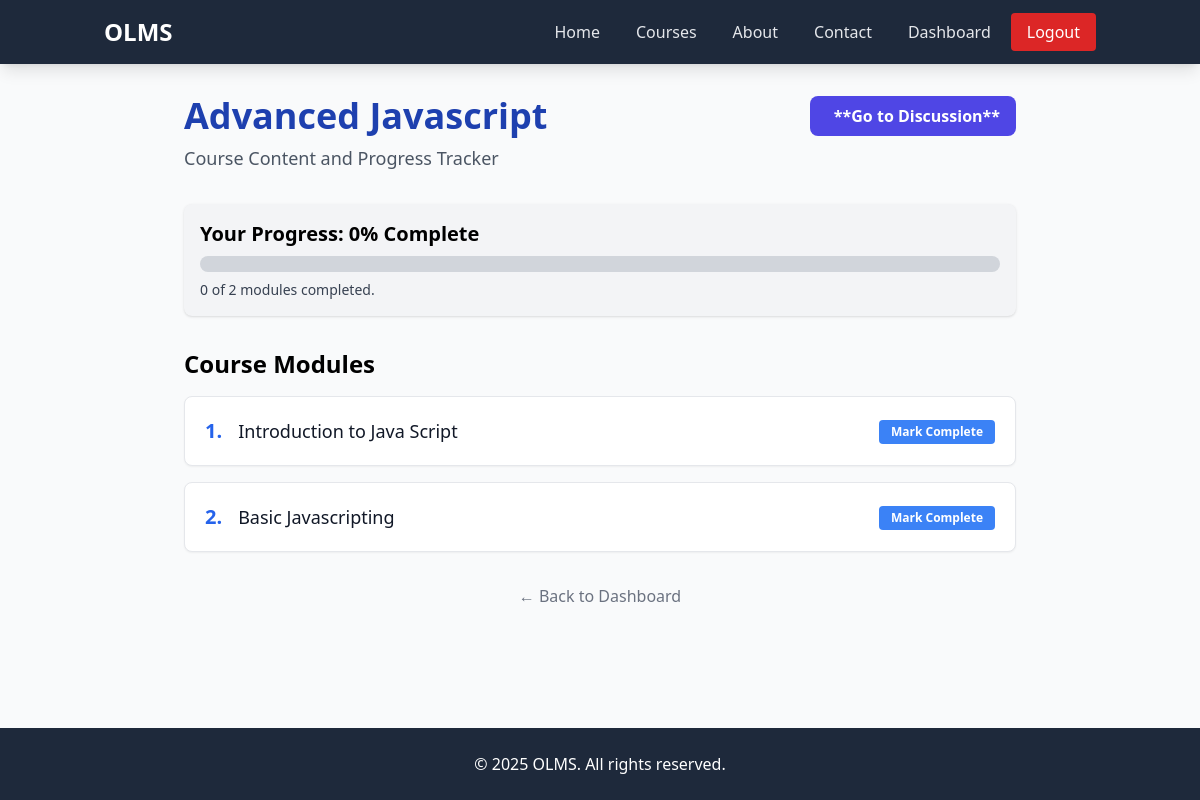
The app's page /auth/course_view.php?id=1 (signed in) with its own data.
### tables this page shows
CREATE TABLE `courses` (
  `id` int(11) NOT NULL,
  `title` varchar(100) NOT NULL,
  `level` varchar(50) DEFAULT NULL,
  `language` varchar(50) DEFAULT NULL,
  `fee` double(10,2) DEFAULT NULL,
  `lecturer_id` int(11) DEFAULT NULL
);

CREATE TABLE `modules` (
  `id` int(11) NOT NULL,
  `course_id` int(11) DEFAULT NULL,
  `title` varchar(150) NOT NULL,
  `module_order` int(11) NOT NULL
);

### auth/course_view.php (the view, shortened to what this page needs)
<?php
include("../header.php");
include("../connection.php");
$user_id = $_SESSION['user_id'];
$course_id = isset($_GET['id']) ? $_GET['id'] : null;
$course_query = "SELECT title, lecturer_id FROM courses WHERE id = '$course_id'";
$course_result = mysqli_query($conn, $course_query);
$course_data = mysqli_fetch_assoc($course_result);
$course_title = htmlspecialchars($course_data['title']);
$modules_progress_query = "
    SELECT
        m.id AS module_id,
        m.title AS module_title,
        m.module_order,
        p.status AS progress_status
    FROM
        modules m
    LEFT JOIN
        progress p ON m.id = p.module_id AND p.user_id = '$user_id'
    WHERE
        m.course_id = '$course_id'
    ORDER BY
        m.module_order ASC";
$modules_progress_result = mysqli_query($conn, $modules_progress_query);
$total_modules = mysqli_num_rows($modules_progress_result);
$completed_modules = 0;
$modules_list = mysqli_fetch_all($modules_progress_result, MYSQLI_ASSOC);
$progress_percentage = ($total_modules > 0) ? round(($completed_modules / $total_modules) * 100) : 0;
?>
<body>
    <div class="container mx-auto p-8 max-w-4xl">
        <header class="mb-8">
            <div class="flex justify-between items-center mb-2">
                <h1 class="text-4xl font-extrabold text-blue-800"><?php echo $course_title; ?></h1>
                <a href="course_discussion.php?course_id=<?php echo $course_id; ?>"
                    class="bg-indigo-600 hover:bg-indigo-700 text-white font-bold py-2 px-4 rounded-lg transition duration-200 flex items-center shrink-0">
                    <i class="fas fa-comments mr-2"></i> **Go to Discussion**
                </a>
            </div>
            <p class="text-lg text-gray-600">Course Content and Progress Tracker</p>
        </header>
        <div class="bg-gray-100 p-4 rounded-lg shadow mb-8">
            <h2 class="text-xl font-semibold mb-2">Your Progress: <?php echo $progress_percentage; ?>% Complete</h2>
            <div class="w-full bg-gray-300 rounded-full h-4">
            </div>
            <p class="text-sm mt-2 text-gray-700"><?php echo $completed_modules; ?> of <?php echo $total_modules; ?> modules completed.</p>
        </div>
        <section id="course-modules" class="space-y-4">
            <h2 class="text-2xl font-bold mb-4">Course Modules</h2>
            <?php foreach ($modules_list as $module): ?>
                <?php $is_completed = (isset($module['progress_status']) && $module['progress_status'] === 'completed'); ?>
                <div class="flex items-center justify-between p-5 bg-white border border-gray-200 rounded-lg shadow-sm hover:shadow-md transition">
                    <div class="flex items-center">
                        <span class="text-xl font-bold mr-4 text-blue-600"><?php echo $module['module_order']; ?>.</span>
                        <h3 class="text-lg font-medium <?php echo $is_completed ? 'text-gray-500 line-through' : 'text-gray-900'; ?>">
                            <?php echo htmlspecialchars($module['module_title']); ?>
                        </h3>
                    </div>
                    <div>
                        <?php if ($is_completed): ?>
                            <span class="py-1 px-3 text-xs font-semibold bg-green-100 text-green-600 rounded-full flex items-center">
                                <i class="fas fa-check-circle mr-1"></i> Completed
                            </span>
                        <?php else: ?>
                            <form action="course_view.php?id=<?php echo $course_id; ?>" method="POST" class="inline">
                                <button type="submit" class="bg-blue-500 hover:bg-blue-600 text-white py-1 px-3 text-xs font-semibold rounded transition">
                                    Mark Complete
                                </button>
                            </form>
                        <?php endif; ?>
                    </div>
                </div>
            <?php endforeach; ?>
        </section>
        <div class="mt-8 text-center">
            <a href="dashboard.php" class="text-gray-500 hover:text-gray-700 font-medium">← Back to Dashboard</a>
        </div>
    </div>
</body>
<?php include("../footer.php"); ?>

### records on screen
courses: title "Advanced Javascript"
modules: module_order "1", title "Introduction to Java Script"
modules: module_order "2", title "Basic Javascripting"

### other values on screen
$progress_percentage "0"
$completed_modules "0"
$total_modules "2"
